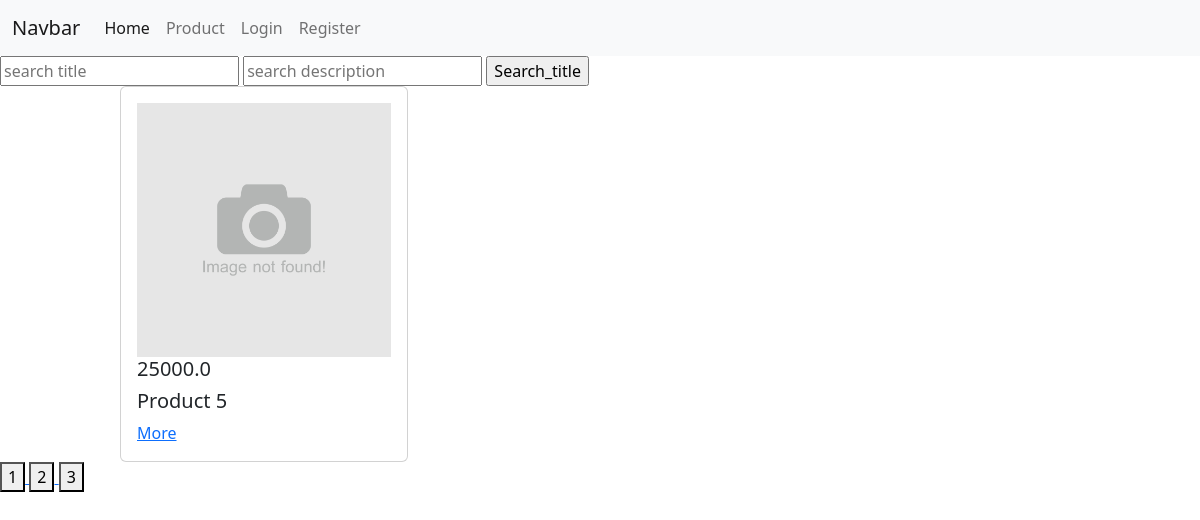
/products/?page=3, run on an earlier commit of the app's database.
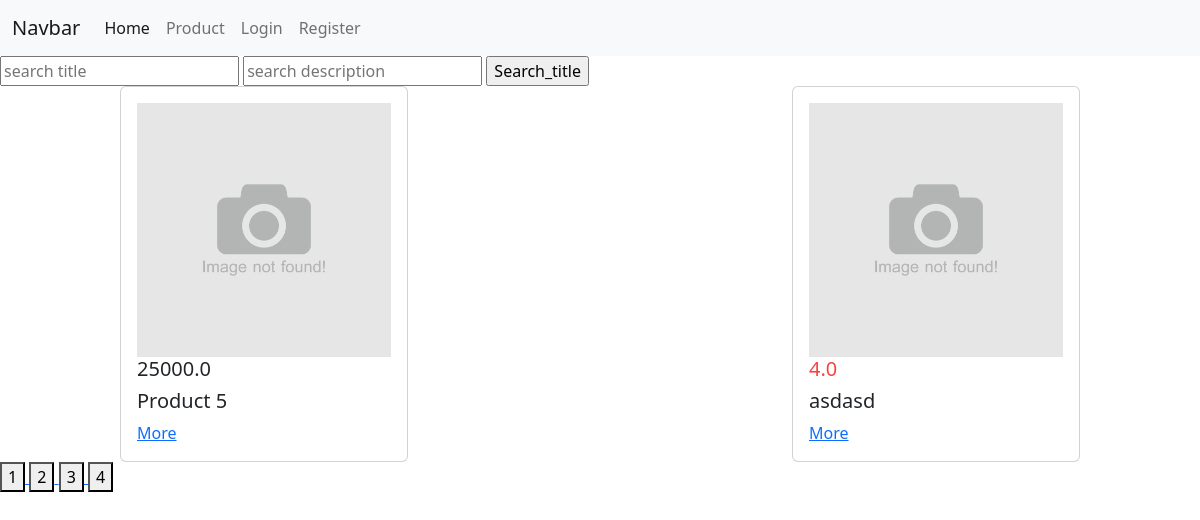
And on a later commit of the database.
### products/models.py (models this page shows, shortened)
class Product(models.Model):
    image = models.ImageField(null=True, blank=True)
    title = models.CharField(max_length=255)
    description = models.TextField()
    price = models.FloatField(default=0)

### products/views.py (the view)
# urls.py: path('products/', ProductCBV.as_view()),
class ProductCBV(ListView):
    model = Product
    queryset = Product.objects.all()
    template_name = 'products/products.html'
    def get(self, request, *args, **kwargs):
        products = self.queryset
        page = int(request.GET.get('page', 1))
        max_page = products.__len__() / PAGINATION_LIMIT
        if round(max_page) < max_page:
            max_page = round(max_page) + 1
        else:
            max_page = round(max_page)
        search_title = request.GET.get('search_title')
        search_description = request.GET.get('search_description')
        if search_title:
            products = products.filter(title__contains=search_title)
        if search_description:
            products = products.filter(title__contains=search_description)
        products = products[PAGINATION_LIMIT * (page - 1):PAGINATION_LIMIT * page]
        context = {
            'products': products,
            'pages': range(1, max_page+1)
        }
        return render(request, self.template_name, context=context)

### templates/products/products.html (shortened to what this page needs)
{% extends 'layouts/index.html' %}
{% load static %}
{% block content %}
    <div class="search">
        <form action="/products/" method="get">
            <input type="text" name="search_title" placeholder="search title">
            <input type="text" name="search_description" placeholder="search description">
            <input type="submit" value="Search_title">
        </form>
    </div>
    <div class="products">
        {% for product in products %}
            <div class="card" style="width: 18rem;">
                <div class="card-body">
                    {% if product.image %}
                        <img src="/media/{{ product.image }}" alt="">
                    {% else %}
                        <img src="{% static 'not_found.jpg' %}" alt="" width="100%">
                    {% endif %}
                    {% if product.price < 10000 %}
                        <h5 class="card-price" style="color: #fa4040">{{ product.price }}</h5>
                    {% else %}
                        <h5 class="card-price">{{ product.price }}</h5>
                    {% endif %}
                    <h5 class="card-title">{{ product.title }}</h5>
                    <a href="/products/{{ product.id }}/" class="card-link">More</a>
                </div>
            </div>
        {% endfor %}
    </div>
    <div class="pages">
        {% for page in pages %}
            <a href="/products/?page={{ page }}">
                <button>
                    {{ page }}
                </button>
            </a>
        {% endfor %}
    </div>
{% endblock %}

What changed in the data, as far as the page shows it:
added Product: price "4.0", title "asdasd"
Also different on the page:
new list line: "4"
